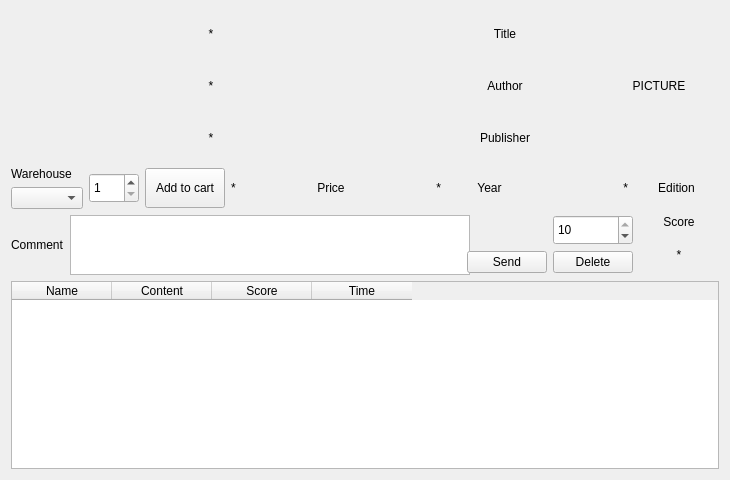
<?xml version="1.0" encoding="UTF-8"?>
<ui version="4.0">
 <class>Form</class>
 <widget class="QWidget" name="Form">
  <property name="geometry">
   <rect>
    <x>0</x>
    <y>0</y>
    <width>730</width>
    <height>480</height>
   </rect>
  </property>
  <property name="minimumSize">
   <size>
    <width>730</width>
    <height>475</height>
   </size>
  </property>
  <property name="windowTitle">
   <string>Form</string>
  </property>
  <layout class="QGridLayout" name="gridLayout">
   <item row="0" column="0">
    <layout class="QHBoxLayout" name="horizontalLayout_15">
     <item>
      <layout class="QVBoxLayout" name="verticalLayout_4">
       <item>
        <layout class="QHBoxLayout" name="horizontalLayout">
         <item>
          <widget class="QLabel" name="title_name_label">
           <property name="minimumSize">
            <size>
             <width>400</width>
             <height>40</height>
            </size>
           </property>
           <property name="text">
            <string>*</string>
           </property>
           <property name="alignment">
            <set>Qt::AlignCenter</set>
           </property>
          </widget>
         </item>
         <item>
          <widget class="QLabel" name="title_label">
           <property name="minimumSize">
            <size>
             <width>60</width>
             <height>40</height>
            </size>
           </property>
           <property name="text">
            <string>Title</string>
           </property>
           <property name="alignment">
            <set>Qt::AlignCenter</set>
           </property>
          </widget>
         </item>
        </layout>
       </item>
       <item>
        <layout class="QHBoxLayout" name="horizontalLayout_3">
         <item>
          <widget class="QLabel" name="author_name_label">
           <property name="minimumSize">
            <size>
             <width>400</width>
             <height>40</height>
            </size>
           </property>
           <property name="text">
            <string>*</string>
           </property>
           <property name="alignment">
            <set>Qt::AlignCenter</set>
           </property>
          </widget>
         </item>
         <item>
          <widget class="QLabel" name="author_label">
           <property name="minimumSize">
            <size>
             <width>60</width>
             <height>40</height>
            </size>
           </property>
           <property name="text">
            <string>Author</string>
           </property>
           <property name="alignment">
            <set>Qt::AlignCenter</set>
           </property>
          </widget>
         </item>
        </layout>
       </item>
       <item>
        <layout class="QHBoxLayout" name="horizontalLayout_4">
         <item>
          <widget class="QLabel" name="publisher_name_label">
           <property name="minimumSize">
            <size>
             <width>400</width>
             <height>40</height>
            </size>
           </property>
           <property name="text">
            <string>*</string>
           </property>
           <property name="alignment">
            <set>Qt::AlignCenter</set>
           </property>
          </widget>
         </item>
         <item>
          <widget class="QLabel" name="publisher_label">
           <property name="minimumSize">
            <size>
             <width>60</width>
             <height>40</height>
            </size>
           </property>
           <property name="text">
            <string>Publisher</string>
           </property>
           <property name="alignment">
            <set>Qt::AlignCenter</set>
           </property>
          </widget>
         </item>
        </layout>
       </item>
      </layout>
     </item>
     <item>
      <widget class="QLabel" name="picture_label">
       <property name="minimumSize">
        <size>
         <width>120</width>
         <height>150</height>
        </size>
       </property>
       <property name="maximumSize">
        <size>
         <width>120</width>
         <height>150</height>
        </size>
       </property>
       <property name="text">
        <string>PICTURE</string>
       </property>
       <property name="alignment">
        <set>Qt::AlignCenter</set>
       </property>
      </widget>
     </item>
    </layout>
   </item>
   <item row="1" column="0">
    <layout class="QHBoxLayout" name="horizontalLayout_13">
     <item>
      <layout class="QHBoxLayout" name="horizontalLayout_12">
       <item>
        <layout class="QVBoxLayout" name="verticalLayout_2">
         <item>
          <widget class="QLabel" name="warehouse_label">
           <property name="text">
            <string>Warehouse</string>
           </property>
          </widget>
         </item>
         <item>
          <widget class="QComboBox" name="warehouse_combobox"/>
         </item>
        </layout>
       </item>
       <item>
        <layout class="QHBoxLayout" name="horizontalLayout_11">
         <item>
          <layout class="QHBoxLayout" name="horizontalLayout_10">
           <item>
            <widget class="QSpinBox" name="amount_spin_box">
             <property name="minimumSize">
              <size>
               <width>50</width>
               <height>30</height>
              </size>
             </property>
             <property name="minimum">
              <number>1</number>
             </property>
             <property name="value">
              <number>1</number>
             </property>
            </widget>
           </item>
           <item>
            <widget class="QPushButton" name="add_to_cart_button">
             <property name="minimumSize">
              <size>
               <width>65</width>
               <height>40</height>
              </size>
             </property>
             <property name="text">
              <string>Add to cart</string>
             </property>
            </widget>
           </item>
          </layout>
         </item>
         <item>
          <layout class="QHBoxLayout" name="horizontalLayout_9">
           <item>
            <widget class="QLabel" name="price_value_label">
             <property name="minimumSize">
              <size>
               <width>80</width>
               <height>35</height>
              </size>
             </property>
             <property name="text">
              <string>*</string>
             </property>
            </widget>
           </item>
           <item>
            <widget class="QLabel" name="price_label">
             <property name="text">
              <string>Price</string>
             </property>
             <property name="alignment">
              <set>Qt::AlignCenter</set>
             </property>
            </widget>
           </item>
          </layout>
         </item>
        </layout>
       </item>
      </layout>
     </item>
     <item>
      <layout class="QHBoxLayout" name="horizontalLayout_5">
       <item>
        <widget class="QLabel" name="year_value_label">
         <property name="minimumSize">
          <size>
           <width>90</width>
           <height>30</height>
          </size>
         </property>
         <property name="text">
          <string>*</string>
         </property>
         <property name="alignment">
          <set>Qt::AlignRight|Qt::AlignTrailing|Qt::AlignVCenter</set>
         </property>
        </widget>
       </item>
       <item>
        <widget class="QLabel" name="year_label">
         <property name="minimumSize">
          <size>
           <width>60</width>
           <height>30</height>
          </size>
         </property>
         <property name="text">
          <string>Year</string>
         </property>
         <property name="alignment">
          <set>Qt::AlignCenter</set>
         </property>
        </widget>
       </item>
      </layout>
     </item>
     <item>
      <layout class="QHBoxLayout" name="horizontalLayout_2">
       <item>
        <widget class="QLabel" name="edition_name_label">
         <property name="minimumSize">
          <size>
           <width>90</width>
           <height>30</height>
          </size>
         </property>
         <property name="text">
          <string>*</string>
         </property>
         <property name="alignment">
          <set>Qt::AlignRight|Qt::AlignTrailing|Qt::AlignVCenter</set>
         </property>
        </widget>
       </item>
       <item>
        <widget class="QLabel" name="edition_label">
         <property name="minimumSize">
          <size>
           <width>60</width>
           <height>30</height>
          </size>
         </property>
         <property name="text">
          <string>Edition</string>
         </property>
         <property name="alignment">
          <set>Qt::AlignCenter</set>
         </property>
        </widget>
       </item>
      </layout>
     </item>
    </layout>
   </item>
   <item row="2" column="0">
    <layout class="QHBoxLayout" name="horizontalLayout_14">
     <item>
      <layout class="QHBoxLayout" name="horizontalLayout_8">
       <item>
        <layout class="QHBoxLayout" name="horizontalLayout_7">
         <item>
          <widget class="QLabel" name="comment_label">
           <property name="text">
            <string>Comment</string>
           </property>
          </widget>
         </item>
         <item>
          <widget class="QPlainTextEdit" name="comment_text">
           <property name="minimumSize">
            <size>
             <width>400</width>
             <height>60</height>
            </size>
           </property>
           <property name="maximumSize">
            <size>
             <width>460</width>
             <height>60</height>
            </size>
           </property>
          </widget>
         </item>
        </layout>
       </item>
       <item>
        <layout class="QVBoxLayout" name="verticalLayout">
         <item>
          <layout class="QHBoxLayout" name="horizontalLayout_6">
           <item>
            <widget class="QLabel" name="label_11">
             <property name="text">
              <string/>
             </property>
             <property name="pixmap">
              <pixmap>images/d/star-32.png</pixmap>
             </property>
            </widget>
           </item>
           <item>
            <widget class="QSpinBox" name="star_spin">
             <property name="minimumSize">
              <size>
               <width>50</width>
               <height>30</height>
              </size>
             </property>
             <property name="minimum">
              <number>1</number>
             </property>
             <property name="maximum">
              <number>10</number>
             </property>
             <property name="value">
              <number>10</number>
             </property>
            </widget>
           </item>
          </layout>
         </item>
         <item>
          <layout class="QHBoxLayout" name="comment_buttons_layout">
           <item>
            <widget class="QPushButton" name="send_comment_star_button">
             <property name="text">
              <string>Send</string>
             </property>
            </widget>
           </item>
           <item>
            <widget class="QPushButton" name="delete_comment_button">
             <property name="text">
              <string>Delete</string>
             </property>
            </widget>
           </item>
          </layout>
         </item>
        </layout>
       </item>
      </layout>
     </item>
     <item>
      <layout class="QVBoxLayout" name="verticalLayout_3">
       <item>
        <widget class="QLabel" name="score_label">
         <property name="text">
          <string>Score</string>
         </property>
         <property name="alignment">
          <set>Qt::AlignCenter</set>
         </property>
        </widget>
       </item>
       <item>
        <widget class="QLabel" name="score_value_label">
         <property name="minimumSize">
          <size>
           <width>80</width>
           <height>40</height>
          </size>
         </property>
         <property name="text">
          <string>*</string>
         </property>
         <property name="alignment">
          <set>Qt::AlignCenter</set>
         </property>
        </widget>
       </item>
      </layout>
     </item>
    </layout>
   </item>
   <item row="3" column="0">
    <widget class="QTableWidget" name="comment_table">
     <property name="editTriggers">
      <set>QAbstractItemView::NoEditTriggers</set>
     </property>
     <attribute name="verticalHeaderDefaultSectionSize">
      <number>30</number>
     </attribute>
     <column>
      <property name="text">
       <string>Name</string>
      </property>
     </column>
     <column>
      <property name="text">
       <string>Content</string>
      </property>
     </column>
     <column>
      <property name="text">
       <string>Score</string>
      </property>
     </column>
     <column>
      <property name="text">
       <string>Time</string>
      </property>
     </column>
    </widget>
   </item>
  </layout>
 </widget>
 <resources/>
 <connections/>
</ui>
